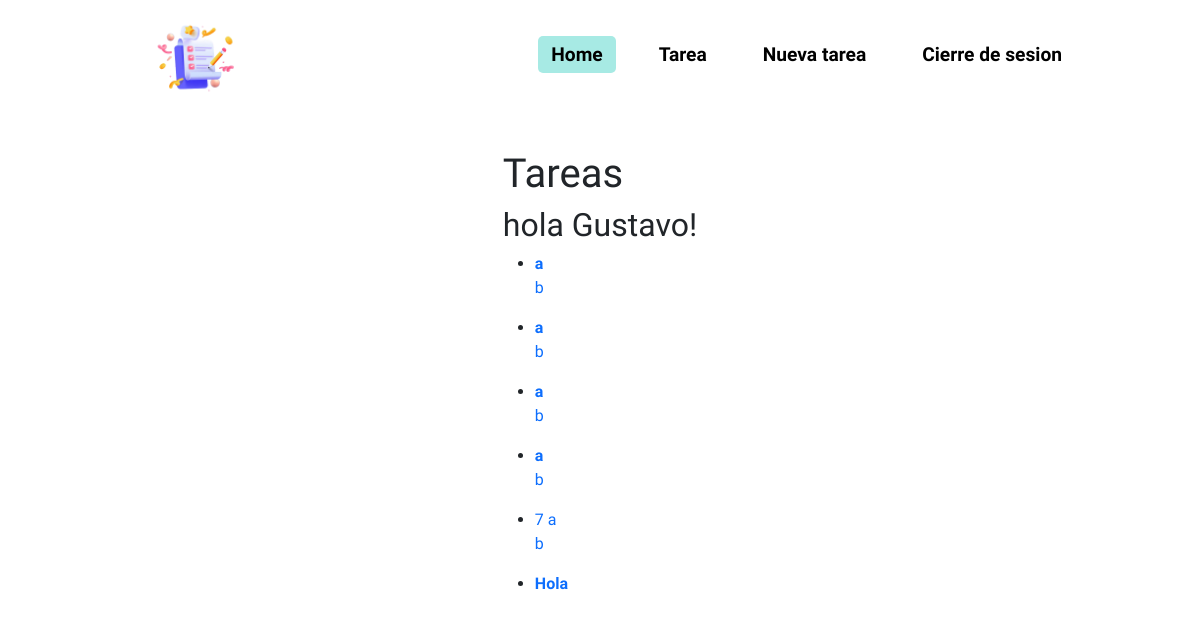
Before: /tasks/ (signed in) with the older database file.
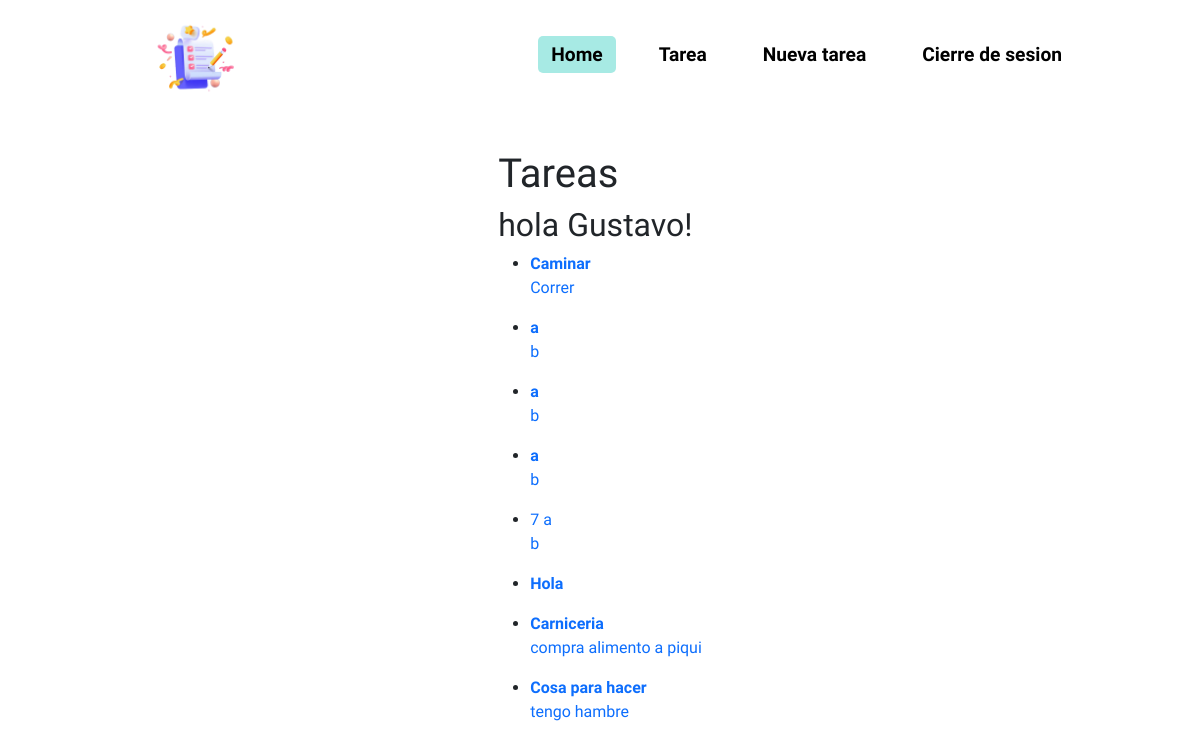
After: the same page with the newer database file.
### App/models.py (models this page shows, shortened)
class Tasks(models.Model):                                       # Se crea una tabla para las tareas
    title = models.CharField( max_length = 100 )                 # Se crea campo de tipo caracter con maximo de 100 caracteres para el titulo de la tarea
    description = models.TextField( blank = True )               # Se crea campo de texto para descripcion de la tarea
    created = models.DateTimeField( auto_now_add = True )        # Se crea un campo para registrar el momento actual en que se crea la tarea
    datecompleted = models.DateTimeField( null = True, blank = True )          # Se crea un campo para registrar fecha de tarea cumplida
    important = models.BooleanField( default = True )            # Se crea un campo check para indicar si latarea es importante
    user = models.ForeignKey( User, on_delete = models.CASCADE ) # Se crea un campo user para vincular con la DB de user

### App/views.py (the view)
# urls.py: path('tasks/', tasks, name='tasks'),                             # Vista tareas
def tasks(request):
    tasks = Tasks.objects.filter( user = request.user, datecompleted__isnull = True)
    return render(request, 'App/tasks.html', {
        'tasks' : tasks
    })                          # Se genera vista de tareas

### App/templates/App/tasks.html (shortened to what this page needs)
{% extends 'App/base.html' %}
{% block content %}
    <section>
        <h1>Tareas</h1>
        <h2>hola {{user}}!</h2>
        <ul>
            {% for task in tasks %}
            <li>
              <a href="{% url 'tasks_detail' task.id %}">
                {% if task.important %}
                <strong>{{task.title}}</strong>
                {% else %} {{task.id}} {{task.title}} {% endif %}
                <p>{{task.description}}</p>
              </a>
            </li>
            {% endfor %}
          </ul>
    </section>
{% endblock %}

### App/templates/App/base.html (shortened to what this page needs)
{% load static %}
<!DOCTYPE html>
<html lang="es">
    <head>
        <link href="https://cdn.jsdelivr.net/npm/bootstrap@5.2.3/dist/css/bootstrap.min.css" rel="stylesheet">
        <link href="{% static 'css/style.css' %}" rel="stylesheet">
    </head>
    <body>
        <header>
            <nav class="navBar">
                <a href="/" class="navBranding">
                    <img src="{% static 'assets/to-do-App-logo.ico' %}" href="/" alt="logo" class="logo">
                </a>
                <ul class="navMenu">
                    <li class="navItem">
                        <a class="navLink actives" href="/">Home</a>
                    </li>
                   {% if user.is_authenticated %}
                    <li class="navItem">
                        <a class="navLink" href="/tasks">Tarea</a>
                    </li>
                    <li class="navItem">
                        <a class="navLink" href="/tasks/create">Nueva tarea</a>
                    </li>
                    <li class="navItem">
                        <a class="navLink" href="/logout">Cierre de sesion</a>
                    </li>
                    {% endif%}
                </ul>
            </nav>
        </header>
        <main class="main">
            {% block content %}
            {% endblock %}
        </main>
    </body>
</html>

### App/static/css/style.css (style rules this page uses)
* { padding: 0; margin: 0; text-decoration: none !important; box-sizing: border-box; font-family: Heebo; scroll-behavior: smooth; }
body { width: 100%; min-height: 100vh; }
.navItem { list-style: none; padding-top: 0px; display: inline-block; line-height: 100px; margin: 0 5px; }
.navLink { color: #000; font-size: 1.2rem; font-weight: bold; padding: 7px 13px; border-radius: 3px; }
.navBar { min-height: 90px; background-color: #fff; position: fixed; display: flex; justify-content: space-between; align-items: center; padding: 5px 10%; width: 100vw; }
.navMenu { display: flex; justify-content: center; align-items: center; gap: 20px; padding: 0; }
.navBranding { display: inline-block; padding: 0; }
.logo { height: 100px; cursor: pointer; }
.navLink { transition: 0.7s ease; }
.actives { border-radius: 5px; background: #a7eae4; transition: all 0.5s ease; font-weight: bold; }
.main { display: flex; align-items: center; padding-top: 150px; }
section { margin: 0 auto; }

Changed rows visible on the page:
changed Tasks: title "a" → "Caminar"; description "b" → "Correr"
added Tasks: title "Carniceria", description "compra alimento a piqui"
added Tasks: title "Cosa para hacer", description "tengo hambre"
